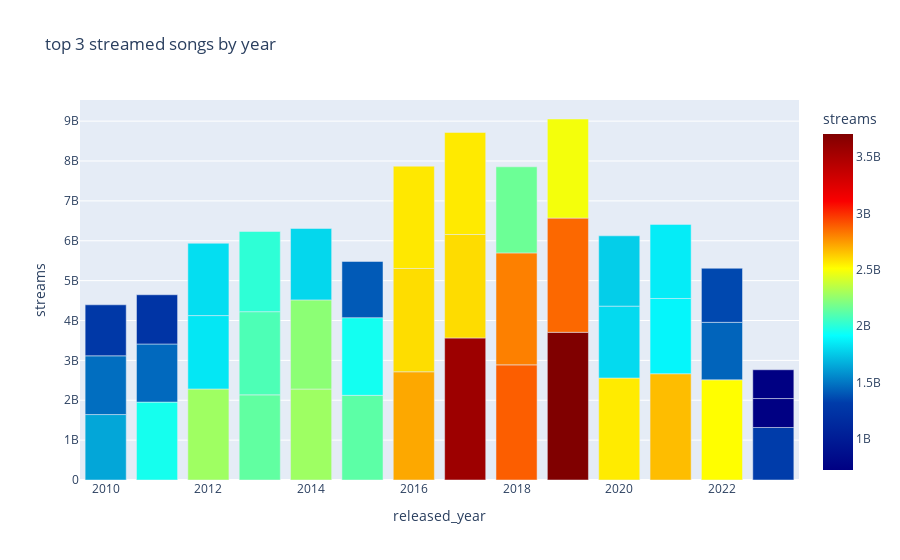

The notebook cell saved with this chart:
### Code cell
top_songs=data.groupby('released_year').apply(lambda group: group.nlargest(3,'streams')).reset_index(drop=True)
top_songs= top_songs[['track_name', 'artist(s)_name', 'released_year', 'streams']]
top_songs= top_songs.query ("""released_year >=2010""")
fig = px.bar(top_songs, x='released_year',y='streams',hover_data=['track_name','artist(s)_name'],color_continuous_scale="Jet", color="streams", 
title="top 3 streamed songs by year"  )
fig.show()

### Figure 1 — Plotly figure (JSON) as saved in the notebook; plotly's stock layout.template omitted (floating-point values rounded to 4 significant figures)
{"data": [{"alignmentgroup": "True", "customdata": [["Just The Way You Are", "Bruno Mars"], ["Rolling in the Deep", "Adele"], ["Danza Kuduro", "Don Omar, Lucenzo"], ["Can't Hold Us (feat. Ray Dalton)", "Ray Dalton, Ryan Lewis, Macklemore"], ["Somebody That I Used To Know", "Gotye, Kimbra"], ["We Found Love", "Rihanna, Calvin Harris"], ["Sweater Weather", "The Neighbourhood"], ["Demons", "Imagine Dragons"], ["Another Love", "Tom Odell"], ["Take Me To Church", "Hozier"], ["All of Me", "John Legend"], ["Counting Stars", "OneRepublic"], ["Thinking Out Loud", "Ed Sheeran"], ["Photograph", "Ed Sheeran"], ["No Role Modelz", "J. Cole"], ["Love Yourself", "Justin Bieber"], ["The Hills", "The Weeknd"], ["The Night We Met", "Lord Huron"], ["One Dance", "Drake, WizKid, Kyla"], ["Closer", "The Chainsmokers, Halsey"], ["Starboy", "The Weeknd, Daft Punk"], ["Shape of You", "Ed Sheeran"], ["Believer", "Imagine Dragons"], ["Perfect", "Ed Sheeran"], ["Someone You Loved", "Lewis Capaldi"], ["Sunflower - Spider-Man: Into the Spider-Verse", "Post Malone, Swae Lee"], ["Shallow", "Lady Gaga, Bradley Cooper"], ["Blinding Lights", "The Weeknd"], ["Dance Monkey", "Tones and I"], ["Se��o", "Shawn Mendes, Camila Cabello"], ["Heat Waves", "Glass Animals"], ["Levitating (feat. DaBaby)", "Dua Lipa, DaBaby"], ["Dakiti", "Bad Bunny, Jhay Cortez"], ["STAY (with Justin Bieber)", "Justin Bieber, The Kid Laroi"], ["good 4 u", "Olivia Rodrigo"], ["drivers license", "Olivia Rodrigo"], ["As It Was", "Harry Styles"], ["Me Porto Bonito", "Chencho Corleone, Bad Bunny"], ["Quevedo: Bzrp Music Sessions, Vol. 52", "Bizarrap, Quevedo"], ["Flowers", "Miley Cyrus"], ["Ella Baila Sola", "Eslabon Armado, Peso Pluma"], ["Shakira: Bzrp Music Sessions, Vol. 53", "Shakira, Bizarrap"]], "hovertemplate": "released_year=%{x}<br>streams=%{marker.color}<br>track_name=%{customdata[0]}<br>artist(s)_name=%{customdata[1]}<extra></extra>", "legendgroup": "", "marker": {"color": [1641426668, 1472799873, 1279434863, 1953533826, 1457139296, 1235005533, 2282771485, 1840364617, 1813673666, 2135158446, 2086124197, 2011464183, 2280566092, 2236667932, 1791000570, 2123309722, 1947371785, 1410088830, 2713922350, 2591224264, 2565529693, 3562543890, 2594040133, 2559529074, 2887241814, 2808096550, 2159346687, 3703895074, 2864791672, 2484812918, 2557975762, 1802514301, 1763363713, 2665343922, 1887039593, 1858144199, 2513188493, 1440757818, 1356565093, 1316855716, 725980112, 721975598], "coloraxis": "coloraxis", "pattern": {"shape": ""}}, "name": "", "offsetgroup": "", "orientation": "v", "showlegend": false, "textposition": "auto", "type": "bar", "x": [2010, 2010, 2010, 2011, 2011, 2011, 2012, 2012, 2012, 2013, 2013, 2013, 2014, 2014, 2014, 2015, 2015, 2015, 2016, 2016, 2016, 2017, 2017, 2017, 2018, 2018, 2018, 2019, 2019, 2019, 2020, 2020, 2020, 2021, 2021, 2021, 2022, 2022, 2022, 2023, 2023, 2023], "xaxis": "x", "y": [1641426668, 1472799873, 1279434863, 1953533826, 1457139296, 1235005533, 2282771485, 1840364617, 1813673666, 2135158446, 2086124197, 2011464183, 2280566092, 2236667932, 1791000570, 2123309722, 1947371785, 1410088830, 2713922350, 2591224264, 2565529693, 3562543890, 2594040133, 2559529074, 2887241814, 2808096550, 2159346687, 3703895074, 2864791672, 2484812918, 2557975762, 1802514301, 1763363713, 2665343922, 1887039593, 1858144199, 2513188493, 1440757818, 1356565093, 1316855716, 725980112, 721975598], "yaxis": "y"}], "layout": {"barmode": "relative", "coloraxis": {"colorbar": {"title": {"text": "streams"}}, "colorscale": [[0, "rgb(0,0,131)"], [0.2, "rgb(0,60,170)"], [0.4, "rgb(5,255,255)"], [0.6, "rgb(255,255,0)"], [0.8, "rgb(250,0,0)"], [1, "rgb(128,0,0)"]]}, "legend": {"tracegroupgap": 0}, "title": {"text": "top 3 streamed songs by year"}, "xaxis": {"anchor": "y", "domain": [0, 1], "title": {"text": "released_year"}}, "yaxis": {"anchor": "x", "domain": [0, 1], "title": {"text": "streams"}}}}
